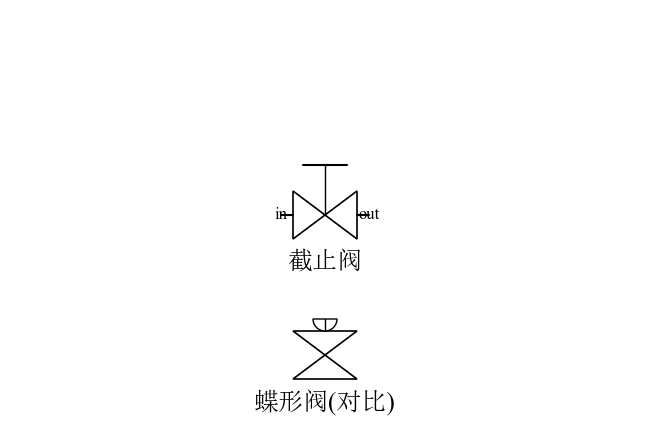

This figure's Python source:
# -*- coding: utf-8 -*-
"""示例:截止阀图元 —— 左右对顶沙漏 + 阀杆(止于中点) + 手轮横杆。"""
import os
import sys

sys.path.insert(0, os.path.dirname(os.path.dirname(os.path.abspath(__file__))))

from cycleplot import Diagram, parts, use_font

use_font()

d = Diagram(width=640, height=420)
v = d.add(parts.globe_valve, "截止阀", loc=(320, 210))
d.text(*v["in"].point, "in", size=12)
d.text(*v["out"].point, "out", size=12)

d.add(parts.valve, "蝶形阀(对比)", loc=(320, 350))

out = os.path.join(os.path.dirname(os.path.abspath(__file__)),
                   "globe_valve_demo.png")
d.save(out)
print("已生成:", out)
